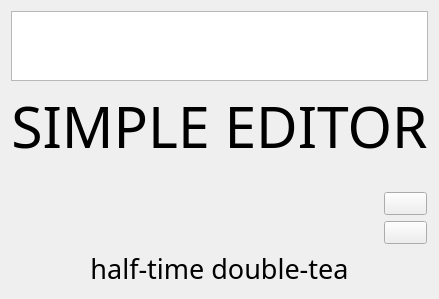
<?xml version="1.0" encoding="UTF-8"?>
<ui version="4.0">
 <author>2018赵宥钧</author>
 <class>ImageWindow</class>
 <widget class="QWidget" name="ImageWindow">
  <property name="geometry">
   <rect>
    <x>0</x>
    <y>0</y>
    <width>359</width>
    <height>290</height>
   </rect>
  </property>
  <property name="font">
   <font>
    <pointsize>10</pointsize>
   </font>
  </property>
  <property name="windowTitle">
   <string>ImageWindow</string>
  </property>
  <layout class="QGridLayout" name="gridLayout_3">
   <item row="2" column="2">
    <spacer name="horizontalSpacer_4">
     <property name="orientation">
      <enum>Qt::Horizontal</enum>
     </property>
     <property name="sizeHint" stdset="0">
      <size>
       <width>40</width>
       <height>20</height>
      </size>
     </property>
    </spacer>
   </item>
   <item row="2" column="1">
    <spacer name="verticalSpacer">
     <property name="orientation">
      <enum>Qt::Vertical</enum>
     </property>
     <property name="sizeHint" stdset="0">
      <size>
       <width>288</width>
       <height>20</height>
      </size>
     </property>
    </spacer>
   </item>
   <item row="4" column="0" colspan="3">
    <layout class="QGridLayout" name="gridLayout" rowstretch="0,0,0,0" columnstretch="0,0">
     <property name="leftMargin">
      <number>1</number>
     </property>
     <property name="topMargin">
      <number>1</number>
     </property>
     <property name="rightMargin">
      <number>1</number>
     </property>
     <property name="bottomMargin">
      <number>1</number>
     </property>
     <item row="1" column="1">
      <widget class="QPushButton" name="pushButton">
       <property name="text">
        <string/>
       </property>
      </widget>
     </item>
     <item row="2" column="1">
      <widget class="QPushButton" name="pushButton_2">
       <property name="text">
        <string/>
       </property>
      </widget>
     </item>
     <item row="3" column="0" colspan="2">
      <widget class="QLabel" name="label">
       <property name="sizePolicy">
        <sizepolicy hsizetype="Preferred" vsizetype="Preferred">
         <horstretch>0</horstretch>
         <verstretch>0</verstretch>
        </sizepolicy>
       </property>
       <property name="font">
        <font>
         <family>Freestyle Script</family>
         <pointsize>20</pointsize>
         <weight>50</weight>
         <bold>false</bold>
        </font>
       </property>
       <property name="mouseTracking">
        <bool>false</bool>
       </property>
       <property name="layoutDirection">
        <enum>Qt::LeftToRight</enum>
       </property>
       <property name="autoFillBackground">
        <bool>false</bool>
       </property>
       <property name="text">
        <string>half-time double-tea</string>
       </property>
       <property name="alignment">
        <set>Qt::AlignCenter</set>
       </property>
      </widget>
     </item>
     <item row="1" column="0">
      <spacer name="horizontalSpacer_3">
       <property name="orientation">
        <enum>Qt::Horizontal</enum>
       </property>
       <property name="sizeHint" stdset="0">
        <size>
         <width>278</width>
         <height>20</height>
        </size>
       </property>
      </spacer>
     </item>
     <item row="2" column="0">
      <spacer name="horizontalSpacer_2">
       <property name="orientation">
        <enum>Qt::Horizontal</enum>
       </property>
       <property name="sizeHint" stdset="0">
        <size>
         <width>278</width>
         <height>20</height>
        </size>
       </property>
      </spacer>
     </item>
    </layout>
   </item>
   <item row="0" column="0" rowspan="2" colspan="3">
    <layout class="QGridLayout" name="gridLayout_2">
     <item row="3" column="0">
      <widget class="QGraphicsView" name="graphicsView"/>
     </item>
     <item row="3" column="1">
      <spacer name="horizontalSpacer">
       <property name="orientation">
        <enum>Qt::Horizontal</enum>
       </property>
       <property name="sizeHint" stdset="0">
        <size>
         <width>40</width>
         <height>20</height>
        </size>
       </property>
      </spacer>
     </item>
     <item row="4" column="0">
      <widget class="QLabel" name="label_2">
       <property name="font">
        <font>
         <family>Niagara Solid</family>
         <pointsize>43</pointsize>
         <weight>50</weight>
         <italic>false</italic>
         <bold>false</bold>
         <strikeout>false</strikeout>
        </font>
       </property>
       <property name="text">
        <string>SIMPLE EDITOR</string>
       </property>
       <property name="alignment">
        <set>Qt::AlignCenter</set>
       </property>
      </widget>
     </item>
    </layout>
   </item>
  </layout>
 </widget>
 <layoutdefault spacing="6" margin="11"/>
 <resources/>
 <connections>
  <connection>
   <sender>pushButton</sender>
   <signal>clicked()</signal>
   <receiver>ImageWindow</receiver>
   <slot>accept()</slot>
   <hints>
    <hint type="sourcelabel">
     <x>277</x>
     <y>278</y>
    </hint>
    <hint type="destinationlabel">
     <x>354</x>
     <y>219</y>
    </hint>
   </hints>
  </connection>
  <connection>
   <sender>pushButton_2</sender>
   <signal>clicked()</signal>
   <receiver>ImageWindow</receiver>
   <slot>close()</slot>
   <hints>
    <hint type="sourcelabel">
     <x>359</x>
     <y>282</y>
    </hint>
    <hint type="destinationlabel">
     <x>324</x>
     <y>247</y>
    </hint>
   </hints>
  </connection>
 </connections>
 <slots>
  <slot>accept()</slot>
 </slots>
</ui>
